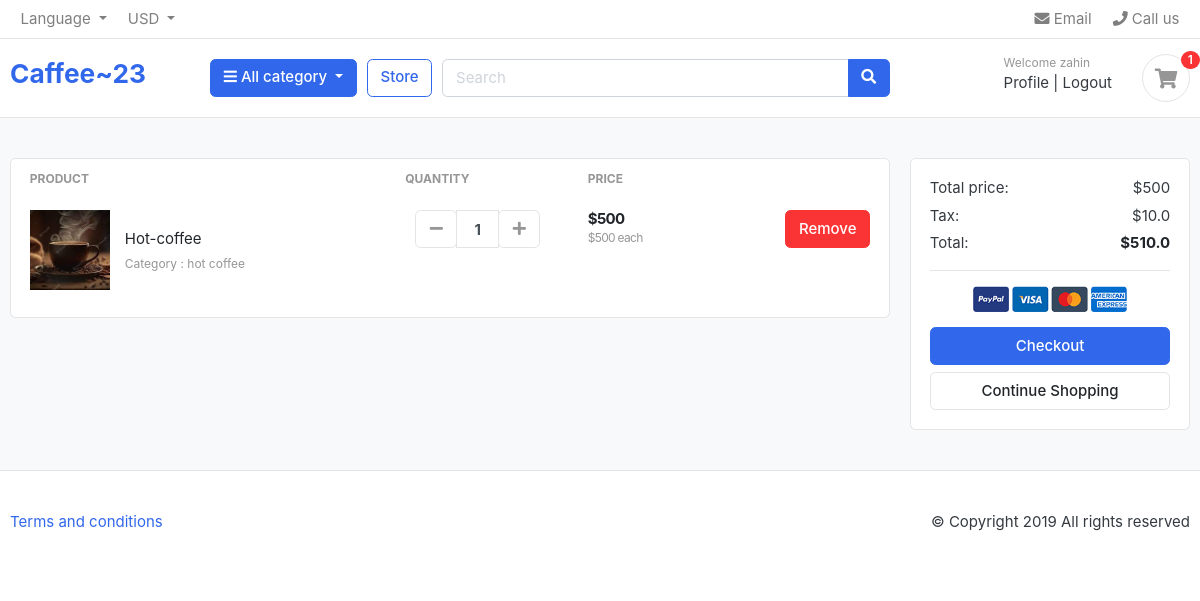
/cart/ (signed in), run on an earlier commit of the app's database.
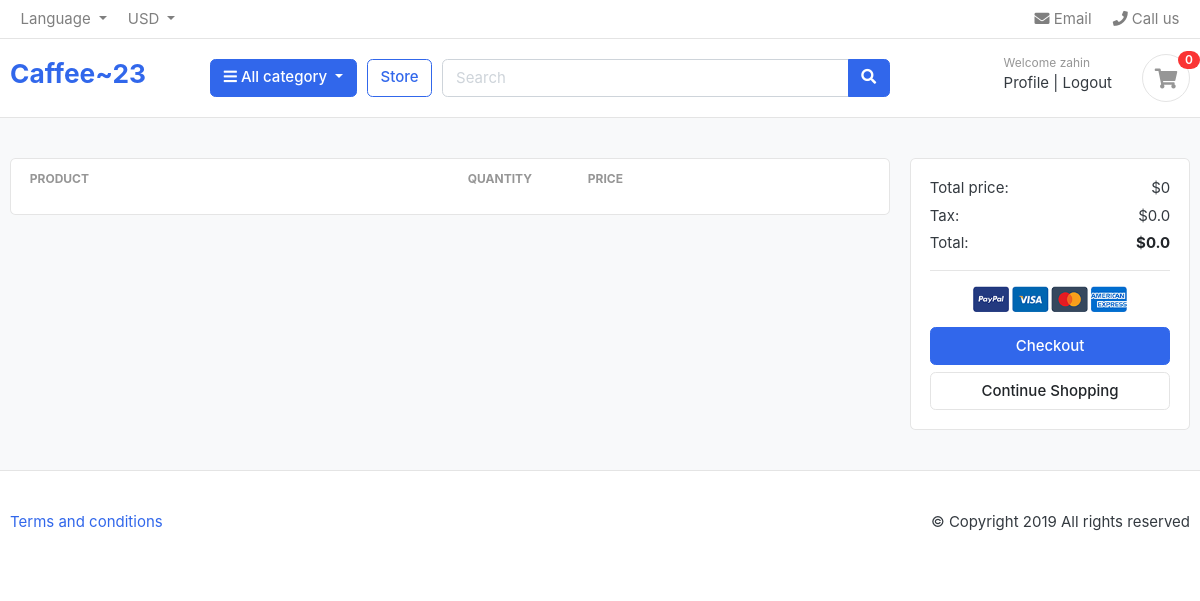
And on a later commit of the database.
### cart/models.py (models this page shows, shortened)
class CartItem(models.Model):
    user = models.ForeignKey(User, on_delete=models.CASCADE, null = True)
    product = models.ForeignKey(Product, on_delete=models.CASCADE)
    cart = models.ForeignKey(Cart, on_delete=models.CASCADE, null = True)
    quantity = models.IntegerField()
    is_active = models.BooleanField(default=True)
    def sub_total(self):
        return self.product.price * self.quantity

### store/models.py (models this page shows, shortened)
class Product(models.Model):
    product_name = models.CharField(max_length=200, unique=True)
    slug = models.SlugField(max_length=200, unique=True)
    description = models.TextField(max_length=500, blank=True)
    price = models.IntegerField()
    image = models.ImageField(upload_to='photos/products')
    stock = models.IntegerField()
    is_available = models.BooleanField(default=True)
    category = models.ForeignKey(Category, on_delete=models.CASCADE)
    created_date = models.DateTimeField(auto_now_add=True)
    modified_date = models.DateTimeField(auto_now=True)

### category/models.py (models this page shows, shortened)
class Category(models.Model):
    category_name = models.CharField(max_length=50, unique=True)
    slug = models.SlugField(max_length=100, unique=True)
    description = models.TextField(max_length=255, blank=True)
    cat_image = models.ImageField(upload_to='photos/categories', blank=True)

### cart/views.py (the view)
# urls.py: path('', views.cart, name='cart'),
def cart(request, total=0, quantity=0, cart_items=None):
    cart_items_count = CartItem.objects.filter(user=request.user).count()
    try:
        tax = 0
        grand_total = 0
        if request.user.is_authenticated:
            cart_items = CartItem.objects.filter(user=request.user, is_active=True)
        else:
            cart = Cart.objects.get(cart_id=_cart_id(request))
            cart_items = CartItem.objects.filter(cart=cart, is_active=True)
        for cart_item in cart_items:
            total += (cart_item.product.price * cart_item.quantity)
            quantity += cart_item.quantity
        tax = (2 * total)/100
        grand_total = total + tax
    except ObjectDoesNotExist:
        pass #just ignore
    context = {
        'total': total,
        'quantity': quantity,
        'cart_items': cart_items,
        'tax'       : tax,
        'grand_total': grand_total,
        'cart_items_count': cart_items_count
    }
    return render(request, 'cart/cart.html', context)

### cart/templates/cart/cart.html (shortened to what this page needs)
{% extends 'base.html' %}
{% load static %}
{% block body%}
<section class="section-content padding-y bg">
      <div class="container">
        <div class="row">
          <aside class="col-lg-9">
            <div class="card">
              <table class="table table-borderless table-shopping-cart">
                <thead class="text-muted">
                  <tr class="small text-uppercase">
                    <th scope="col">Product</th>
                    <th scope="col" width="120">Quantity</th>
                    <th scope="col" width="120">Price</th>
                    <th scope="col" class="text-right" width="200"></th>
                  </tr>
                </thead>
                <tbody>
                  {% for item in cart_items %}
                  <tr>
                    <td>
                      <figure class="itemside align-items-center">
                        <div class="aside">
                          <img src="{{item.product.image.url}}" class="img-sm" />
                        </div>
                        <figcaption class="info">
                          <a href="#" class="title text-dark"
                            >{{item.product.product_name}}</a
                          >
                          <p class="text-muted small">
                            Category : {{item.product.category.category_name}}
                          </p>
                        </figcaption>
                      </figure>
                    </td>
                    <td>
                      <div class="col">
                        <div class="input-group input-spinner">
                          <div class="input-group-prepend">
                            <form action="{% url 'remove_cart_item' item.product.id item.id %}">
                                <button
                              class="btn btn-light"
                              type="submit"
                              id="button-minus"
                            >
                              <i class="fa fa-minus"></i>
                            </button>
                            </form>
                          </div>
                          <input type="text" class="form-control" value={{item.quantity}} />
                          <div class="input-group-append">
                            <form action="{% url 'add_cart' item.product.id %}" method="POST">
                            <button
                              class="btn btn-light"
                              type="submit"
                              id="button-plus"
                            >
                              <i class="fa fa-plus"></i>
                            </button>
                            </form>
                          </div>
                        </div>
                      </div>
                    </td>
                    <td>
                      <div class="price-wrap">
                        <var class="price">${{item.sub_total}}</var>
                        <small class="text-muted"> ${{item.product.price}} each </small>
                      </div>
                    </td>
                    <td class="text-right">
                      <a href="{% url 'remove_cart' item.product.id item.id %}" class="btn btn-danger"> Remove</a>
                    </td>
                  </tr>
                  {% endfor %}
                </tbody>
              </table>
            </div>
          </aside>
          <aside class="col-lg-3">
            <div class="card">
              <div class="card-body">
                <dl class="dlist-align">
                  <dt>Total price:</dt>
                  <dd class="text-right">${{total}}</dd>
                </dl>
                <dl class="dlist-align">
                  <dt>Tax:</dt>
                  <dd class="text-right">${{tax}}</dd>
                </dl>
                <dl class="dlist-align">
                  <dt>Total:</dt>
                  <dd class="text-right text-dark b">
                    <strong>${{grand_total}}</strong>
                  </dd>
                </dl>
                <hr />
                <p class="text-center mb-3">
                  <img src="{% static './images/misc/payments.png' %}" height="26" />
                </p>
                <a href="{% url 'place_order' %}" class="btn btn-primary btn-block">
                  Checkout
                </a>
                <a href="{% url 'store' %}" class="btn btn-light btn-block"
                  >Continue Shopping</a
                >
              </div>
            </div>
          </aside>
        </div>
      </div>
    </section>
{% endblock%}

### templates/base.html (shortened to what this page needs)
<!DOCTYPE html>
{% load static %}
<html lang="en">
  <head>
    <link href="{% static 'css/bootstrap.css' %}" rel="stylesheet" type="text/css" />
    <link
      href="{% static 'fonts/fontawesome/css/all.min.css' %}"
      type="text/css"
      rel="stylesheet"
    />
    <link href="{% static 'css/ui.css' %}" rel="stylesheet" type="text/css" />
    <link
      href="{% static 'css/responsive.css' %}"
      rel="stylesheet"
      media="only screen and (max-width: 1200px)"
    />
  </head>
<body>
  <header class="section-header">
    <nav class="navbar p-md-0 navbar-expand-sm navbar-light border-bottom">
    <div class="container">
      <div class="collapse navbar-collapse" id="navbarTop4">
        <ul class="navbar-nav mr-auto">
          <li class="nav-item dropdown">
           <a href="#" class="nav-link dropdown-toggle" data-toggle="dropdown">   Language </a>
        </li>
        <li class="nav-item dropdown">
          <a href="#" class="nav-link dropdown-toggle" data-toggle="dropdown"> USD </a>
        </li>
        </ul>
        <ul class="navbar-nav">
        <li><a href="#" class="nav-link"> <i class="fa fa-envelope"></i> Email </a></li>
        <li><a href="#" class="nav-link"> <i class="fa fa-phone"></i> Call us </a></li>
      </ul>
      </div>
    </div>
    </nav>
    <section class="header-main border-bottom">
      <div class="container">
    <div class="row align-items-center">
      <div class="col-lg-2 col-md-3 col-6">
        <a href="{% url 'home' %}" class="brand-wrap">
          <h3>Caffee~23</h3>
        </a>
      </div>
      <div class="col-lg col-sm col-md col-6 flex-grow-0">
        <div class="category-wrap dropdown d-inline-block float-right">
          <button type="button" class="btn btn-primary dropdown-toggle" data-toggle="dropdown">
            <i class="fa fa-bars"></i> All category
          </button>
        </div>
      </div>
      <a href="{% url 'store' %}" class="btn btn-outline-primary">Store</a>
      <div class="col-lg  col-md-6 col-sm-12 col">
        <form action="#" class="search">
          <div class="input-group w-100">
              <input type="text" class="form-control" style="width:60%;" placeholder="Search">
              <div class="input-group-append">
                <button class="btn btn-primary" type="submit">
                  <i class="fa fa-search"></i>
                </button>
              </div>
            </div>
        </form>
      </div>
      <div class="col-lg-3 col-sm-6 col-8 order-2 order-lg-3">
            <div class="d-flex justify-content-end mb-3 mb-lg-0">
              <div class="widget-header">
                {% if request.user.is_authenticated %}
                <small class="title text-muted">Welcome {{request.user}}</small>
                <div>
                  <a href="{% url 'profile' %}">Profile</a> <span class="dark-transp"> | </span>
                  <a href="{% url 'logout' %}"> Logout</a>
                </div>
                {% else %}
                <small class="title text-muted">Welcome guest!</small>
                <div>
                  <a href="{% url 'login' %}">Sign in</a> <span class="dark-transp"> | </span>
                  <a href="{% url 'register' %}"> Register</a>
                </div>
                {% endif %}
              </div>
              <a href="{% url 'cart' %}" class="widget-header pl-3 ml-3">
                <div class="icon icon-sm rounded-circle border"><i class="fa fa-shopping-cart"></i></div>
                <span class="badge badge-pill badge-danger notify">{{cart_items_count}}</span>
              </a>
            </div>
          </div>
    </div>
      </div>
    </section>
    </header>
      {% block body %}
      {% endblock %}
    {% include 'footer.html' %}
</body>
</html>

### templates/footer.html
    <footer class="section-footer border-top padding-y">
        <div class="container">
          <p class="float-md-right">&copy Copyright 2019 All rights reserved</p>
          <p>
            <a href="#">Terms and conditions</a>
          </p>
        </div>
      </footer>

### static/css/ui.css (style rules this page uses)
html { font-family: "Inter", sans-serif; font-size: 15px; }
.icon-xs, .icon-sm, .icon-md, .icon-lg { display: inline-block; text-align: center; flex-shrink: 0; flex-grow: 0; }
.icon-sm { width: 48px; height: 48px; line-height: 48px !important; font-size: 20px; }
.padding-y { padding-top: 40px; padding-bottom: 40px; }
.bg { background-color: #f8f9fa; }
.b { font-weight: 600; }
p:last-child { margin-bottom: 0; }
.header-main { position: relative; padding-top: 1rem; padding-bottom: 1rem; }
.widget-header { display: inline-block; vertical-align: middle; position: relative; }
.widget-header a { color: #343a40; }
.widget-header i { color: #969696; }
.widget-header .title { display: block; }
.widget-header .notify { position: absolute; top: -3px; right: -10px; }
.btn-light { background-color: #fff; border-color: #e4e4e4; }
[class*=dlist-] { margin-bottom: 5px; }
[class*=dlist-] dd { margin-bottom: 0; }
.dlist-align { display: flex; }
.dlist-align dt { width: 150px; word-wrap: break-word; font-weight: normal; }
.dlist-align dd { flex-grow: 1; }
.notify { position: absolute; top: -4px; right: -10px; display: inline-block; padding: 0.25em 0.6em; font-size: 12px; line-height: 1; text-align: center; border-radius: 3rem; color: #fff; background-color: #fa3434; }
.table-shopping-cart.table td, .table-shopping-cart.table th { padding-left: 1.25rem; padding-right: 1.25rem; }

What changed in the data, as far as the page shows it:
removed CartItem: product.image (picture), product.product_name "Hot-coffee", product.category.category_name "hot coffee", quantity "1", sub_total "500", product.price "500"
Also different on the page:
{{ cart_items_count }}: "1" → "0"
{{ total }}: "500" → "0"
{{ tax }}: "10.0" → "0.0"
{{ grand_total }}: "510.0" → "0.0"
